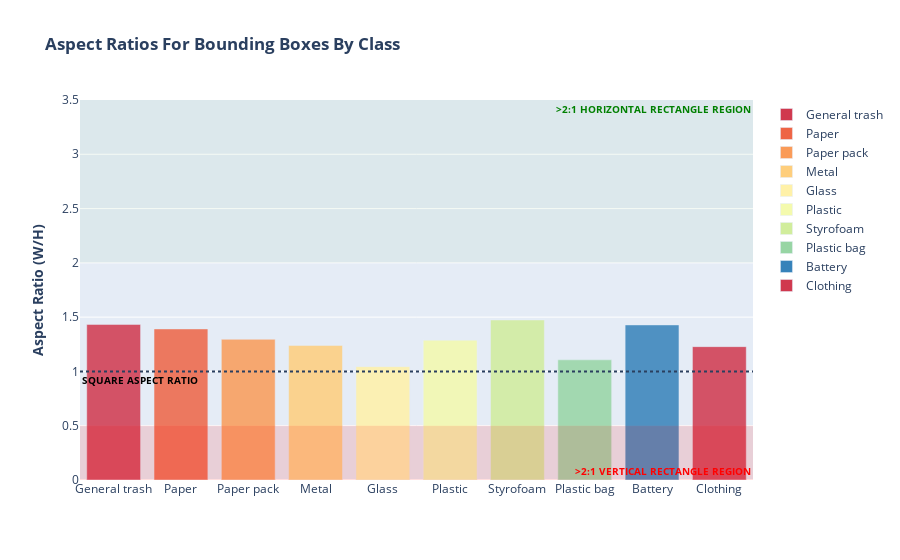

Source (notebook cell):
### Markdown cell above
## 2-6. Aspect Ratio for bounding boxes by class

### Code cell
# 각 Class 별 bounding box의 aspect ratio 값입니다. 이를 활용하여 anchor generator의 aspect ratio 비율을 조절해볼 수 있습니다.
# Aspect Ratio is Calculated as Width/Height
bbox_df["aspect_ratio"] = (bbox_df["x_max"]-bbox_df["x_min"])/(bbox_df["y_max"]-bbox_df["y_min"])

# Display average means for each class_id so we can examine the newly created Aspect Ratio Column
numeric_columns = bbox_df.select_dtypes(include=['float64', 'int64']).columns
avg_values = bbox_df.groupby("class_id")[numeric_columns].mean()
display(avg_values)

# Generate the bar plot
fig = px.bar(x=classes, y=avg_values["aspect_ratio"], 
             color=classes, opacity=0.85,
             color_discrete_sequence=LABEL_COLORS_WOUT_NO_FINDING, 
             labels={"x":"Class Name", "y":"Aspect Ratio (W/H)"},
             title="<b>Aspect Ratios For Bounding Boxes By Class</b>",)
fig.update_layout(
                  yaxis_title="<b>Aspect Ratio (W/H)</b>",
                  xaxis_title=None,
                  legend_title_text=None)
fig.add_hline(y=1, line_width=2, line_dash="dot", 
              annotation_font_size=10, 
              annotation_text="<b>SQUARE ASPECT RATIO</b>", 
              annotation_position="bottom left", 
              annotation_font_color="black")
fig.add_hrect(y0=0, y1=0.5, line_width=0, fillcolor="red", opacity=0.125,
              annotation_text="<b>>2:1 VERTICAL RECTANGLE REGION</b>", 
              annotation_position="bottom right", 
              annotation_font_size=10,
              annotation_font_color="red")
fig.add_hrect(y0=2, y1=3.5, line_width=0, fillcolor="green", opacity=0.04,
              annotation_text="<b>>2:1 HORIZONTAL RECTANGLE REGION</b>", 
              annotation_position="top right", 
              annotation_font_size=10,
              annotation_font_color="green")
fig.show()

### Figure 1 — Plotly figure (JSON) as saved in the notebook; plotly's stock layout.template omitted (floating-point values rounded to 4 significant figures)
{"data": [{"alignmentgroup": "True", "hovertemplate": "color=General trash<br>Class Name=%{x}<br>Aspect Ratio (W/H)=%{y}<extra></extra>", "legendgroup": "General trash", "marker": {"color": "rgb(208, 56, 78)", "opacity": 0.85, "pattern": {"shape": ""}}, "name": "General trash", "offsetgroup": "General trash", "orientation": "v", "showlegend": true, "textposition": "auto", "type": "bar", "x": ["General trash"], "xaxis": "x", "y": [1.433], "yaxis": "y"}, {"alignmentgroup": "True", "hovertemplate": "color=Paper<br>Class Name=%{x}<br>Aspect Ratio (W/H)=%{y}<extra></extra>", "legendgroup": "Paper", "marker": {"color": "rgb(238, 100, 69)", "opacity": 0.85, "pattern": {"shape": ""}}, "name": "Paper", "offsetgroup": "Paper", "orientation": "v", "showlegend": true, "textposition": "auto", "type": "bar", "x": ["Paper"], "xaxis": "x", "y": [1.392], "yaxis": "y"}, {"alignmentgroup": "True", "hovertemplate": "color=Paper pack<br>Class Name=%{x}<br>Aspect Ratio (W/H)=%{y}<extra></extra>", "legendgroup": "Paper pack", "marker": {"color": "rgb(250, 155, 88)", "opacity": 0.85, "pattern": {"shape": ""}}, "name": "Paper pack", "offsetgroup": "Paper pack", "orientation": "v", "showlegend": true, "textposition": "auto", "type": "bar", "x": ["Paper pack"], "xaxis": "x", "y": [1.296], "yaxis": "y"}, {"alignmentgroup": "True", "hovertemplate": "color=Metal<br>Class Name=%{x}<br>Aspect Ratio (W/H)=%{y}<extra></extra>", "legendgroup": "Metal", "marker": {"color": "rgb(254, 206, 124)", "opacity": 0.85, "pattern": {"shape": ""}}, "name": "Metal", "offsetgroup": "Metal", "orientation": "v", "showlegend": true, "textposition": "auto", "type": "bar", "x": ["Metal"], "xaxis": "x", "y": [1.239], "yaxis": "y"}, {"alignmentgroup": "True", "hovertemplate": "color=Glass<br>Class Name=%{x}<br>Aspect Ratio (W/H)=%{y}<extra></extra>", "legendgroup": "Glass", "marker": {"color": "rgb(255, 241, 168)", "opacity": 0.85, "pattern": {"shape": ""}}, "name": "Glass", "offsetgroup": "Glass", "orientation": "v", "showlegend": true, "textposition": "auto", "type": "bar", "x": ["Glass"], "xaxis": "x", "y": [1.044], "yaxis": "y"}, {"alignmentgroup": "True", "hovertemplate": "color=Plastic<br>Class Name=%{x}<br>Aspect Ratio (W/H)=%{y}<extra></extra>", "legendgroup": "Plastic", "marker": {"color": "rgb(244, 250, 173)", "opacity": 0.85, "pattern": {"shape": ""}}, "name": "Plastic", "offsetgroup": "Plastic", "orientation": "v", "showlegend": true, "textposition": "auto", "type": "bar", "x": ["Plastic"], "xaxis": "x", "y": [1.288], "yaxis": "y"}, {"alignmentgroup": "True", "hovertemplate": "color=Styrofoam<br>Class Name=%{x}<br>Aspect Ratio (W/H)=%{y}<extra></extra>", "legendgroup": "Styrofoam", "marker": {"color": "rgb(209, 237, 156)", "opacity": 0.85, "pattern": {"shape": ""}}, "name": "Styrofoam", "offsetgroup": "Styrofoam", "orientation": "v", "showlegend": true, "textposition": "auto", "type": "bar", "x": ["Styrofoam"], "xaxis": "x", "y": [1.474], "yaxis": "y"}, {"alignmentgroup": "True", "hovertemplate": "color=Plastic bag<br>Class Name=%{x}<br>Aspect Ratio (W/H)=%{y}<extra></extra>", "legendgroup": "Plastic bag", "marker": {"color": "rgb(151, 213, 164)", "opacity": 0.85, "pattern": {"shape": ""}}, "name": "Plastic bag", "offsetgroup": "Plastic bag", "orientation": "v", "showlegend": true, "textposition": "auto", "type": "bar", "x": ["Plastic bag"], "xaxis": "x", "y": [1.107], "yaxis": "y"}, {"alignmentgroup": "True", "hovertemplate": "color=Battery<br>Class Name=%{x}<br>Aspect Ratio (W/H)=%{y}<extra></extra>", "legendgroup": "Battery", "marker": {"color": "rgb(54, 130, 186)", "opacity": 0.85, "pattern": {"shape": ""}}, "name": "Battery", "offsetgroup": "Battery", "orientation": "v", "showlegend": true, "textposition": "auto", "type": "bar", "x": ["Battery"], "xaxis": "x", "y": [1.428], "yaxis": "y"}, {"alignmentgroup": "True", "hovertemplate": "color=Clothing<br>Class Name=%{x}<br>Aspect Ratio (W/H)=%{y}<extra></extra>", "legendgroup": "Clothing", "marker": {"color": "rgb(208, 56, 78)", "opacity": 0.85, "pattern": {"shape": ""}}, "name": "Clothing", "offsetgroup": "Clothing", "orientation": "v", "showlegend": true, "textposition": "auto", "type": "bar", "x": ["Clothing"], "xaxis": "x", "y": [1.228], "yaxis": "y"}], "layout": {"annotations": [{"font": {"color": "black", "size": 10}, "showarrow": false, "text": "<b>SQUARE ASPECT RATIO</b>", "x": 0, "xanchor": "left", "xref": "x domain", "y": 1, "yanchor": "top", "yref": "y"}, {"font": {"color": "red", "size": 10}, "showarrow": false, "text": "<b>>2:1 VERTICAL RECTANGLE REGION</b>", "x": 1, "xanchor": "right", "xref": "x domain", "y": 0, "yanchor": "bottom", "yref": "y"}, {"font": {"color": "green", "size": 10}, "showarrow": false, "text": "<b>>2:1 HORIZONTAL RECTANGLE REGION</b>", "x": 1, "xanchor": "right", "xref": "x domain", "y": 3.5, "yanchor": "top", "yref": "y"}], "barmode": "relative", "legend": {"title": {}, "tracegroupgap": 0}, "shapes": [{"line": {"dash": "dot", "width": 2}, "type": "line", "x0": 0, "x1": 1, "xref": "x domain", "y0": 1, "y1": 1, "yref": "y"}, {"fillcolor": "red", "line": {"width": 0}, "opacity": 0.125, "type": "rect", "x0": 0, "x1": 1, "xref": "x domain", "y0": 0, "y1": 0.5, "yref": "y"}, {"fillcolor": "green", "line": {"width": 0}, "opacity": 0.04, "type": "rect", "x0": 0, "x1": 1, "xref": "x domain", "y0": 2, "y1": 3.5, "yref": "y"}], "title": {"text": "<b>Aspect Ratios For Bounding Boxes By Class</b>"}, "xaxis": {"anchor": "y", "domain": [0, 1], "title": {}}, "yaxis": {"anchor": "x", "domain": [0, 1], "title": {"text": "<b>Aspect Ratio (W/H)</b>"}}}}
